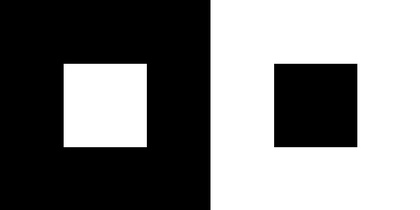
%> input picture Project_2/square_test.jpg, 420 x 210 px, shrunk from 858 x 428 before the run
$ octave --eval "result = task_1_example(imread('square_test.jpg'));"   (GNU Octave 9; MATLAB toolbox functions it lacks are replaced by stand-ins)
%> lines starting %> are read from the running program, lines starting %| are printed output that depends on the picture; in (x1, y1, x2, y2) boxes, pixels count from 0 and x2, y2 are one past the last pixel; in counts of white or black regions, pixels touching at a corner belong together; the program's own positions count from 1
function corners = task_1_example(I)


I = rgb2gray(I);
I = imfilter(I, fspecial('gaussian', 3, 2));
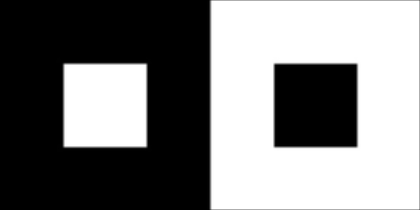
%> I: size 210x420 uint8; min 0, max 255, mean 126.6


fx = imfilter(I, [1 2 1; 0 0 0; -1 -2 -1]);
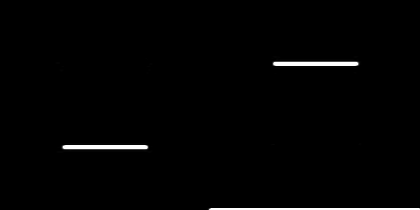
%> fx: size 210x420 uint8; min 0, max 255, mean 3.3
fy = imfilter(I, [1 0 -1; 2 0 -2; 1 0 -1]);
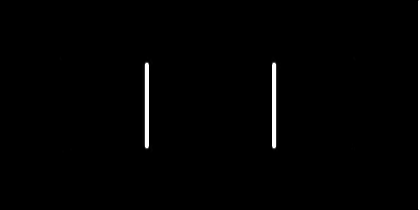
%> fy: size 210x420 uint8; min 0, max 255, mean 3.3; mean of the top-left, top-right, bottom-left and bottom-right quarters 2.1, 4.5, 2.1, 4.5

gaussian = fspecial( 'gaussian',7, 3);


Ix = imfilter(fx .* fx, gaussian);
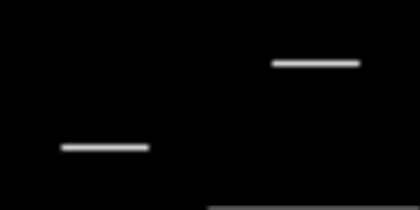
%> Ix: size 210x420 uint8; min 0, max 206, mean 3.5
Iy = imfilter(fy .* fy, gaussian);
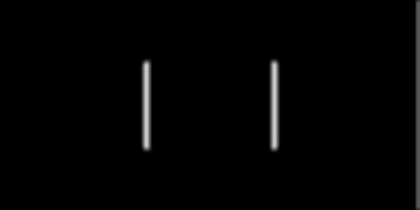
%> Iy: size 210x420 uint8; min 0, max 203, mean 3.4

Ixy = imfilter(fy .* fx, gaussian);

dim = size(I);
%> dim = [210 420]
window_size = 5;
pad = floor(window_size/2);


cutoff = .01;

corner = Ix.*Iy - (Ixy .^2) ./ (Ix+Iy);

corner(1:2, :) = 0;
corner(end-1:end,:) = 0;
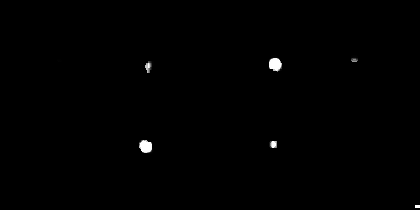
%> corner: size 210x420 uint8; min 0, max 255, mean 1
corner(:,1:2) = 0;
corner(:,end-1:end) = 0;
%> corner: size 210x420 uint8; 0.01% of pixels changed, all inside (x1, y1, x2, y2) = (418, 205, 420, 208)
thetas = atan2d(Ix,Iy);
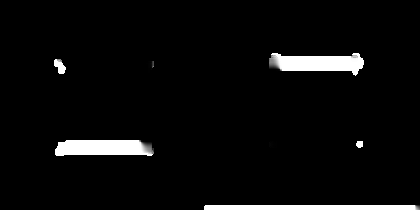
%> thetas: size 210x420 double; min 0, max 90, mean 4; drawn with min black and max white

for i = pad+1:dim(1)-pad-1
    for j = pad+1:dim(2)-pad-1
        if corner(i,j) < cutoff
            corner(i,j) = 0;
        end
    end
end
iter = 1;
for i = pad+1:dim(1)-pad-1
    for j = pad+1:dim(2)-pad-1
        if corner(i,j) == max(max(corner(i-pad:i+pad, j-pad:j+pad))) && corner(i,j) ~= 0
            %window = reshape(I(i-2:i+2, j-2:j+2), 1, []);

            corners(iter,1:4) = [i, j, 5, thetas(i,j)];
            %corners(iter,3:27) = window;
            iter = iter + 1;
        end
    end
end
%> after the loop, corners = 144 rows, first 8: [62 59 5 71.57; 62 274 5 49.27; 62 275 5 53.77; 62 276 5 58.7; 62 277 5 65.58; 62 278 5 73.27; 62 279 5 80.78; 62 353 5 89.63]; iter = 145
%> `result = task_1_example(imread('square_test.jpg'));`: result has the same summary as corners in task_1_example


end
